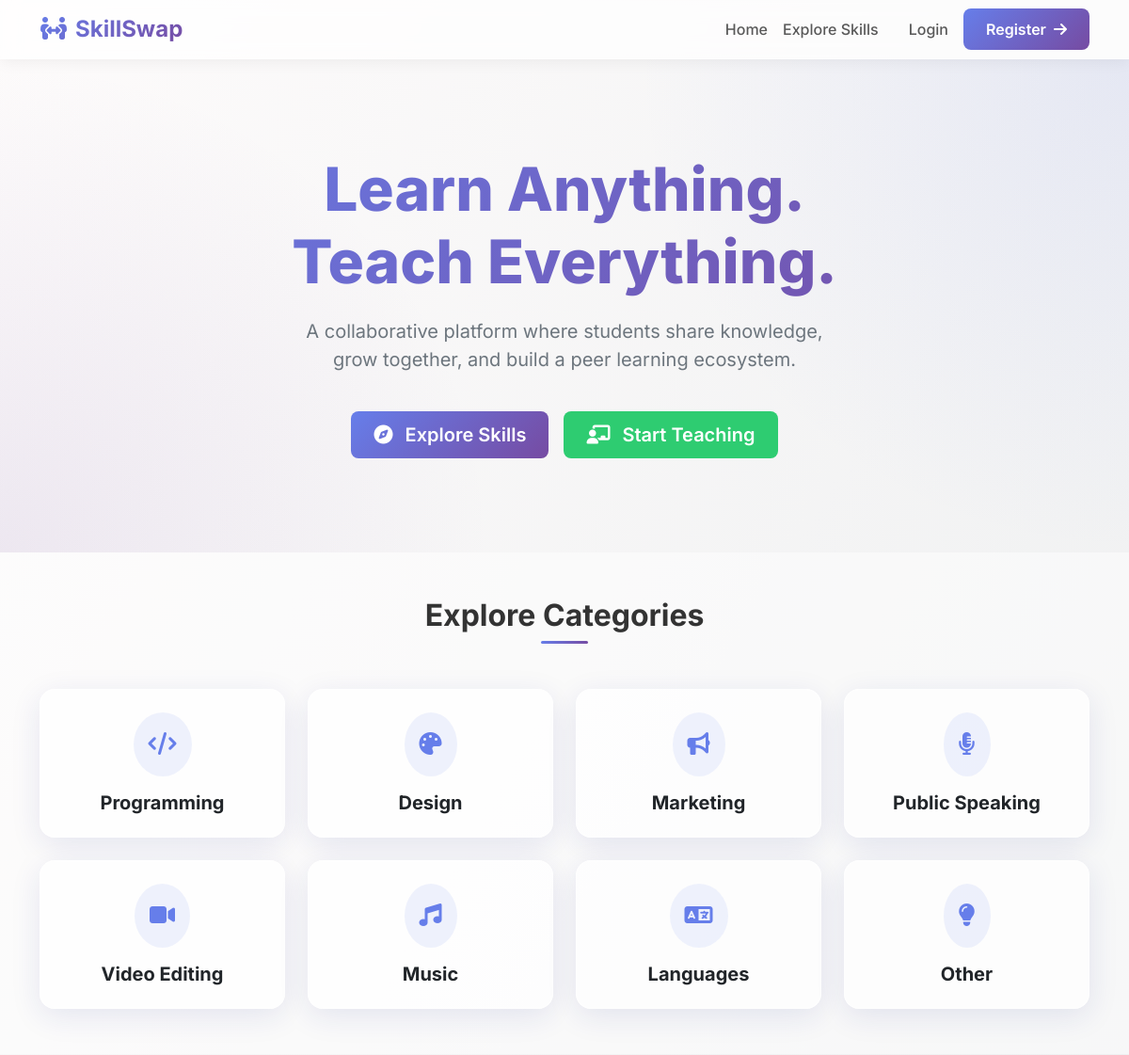
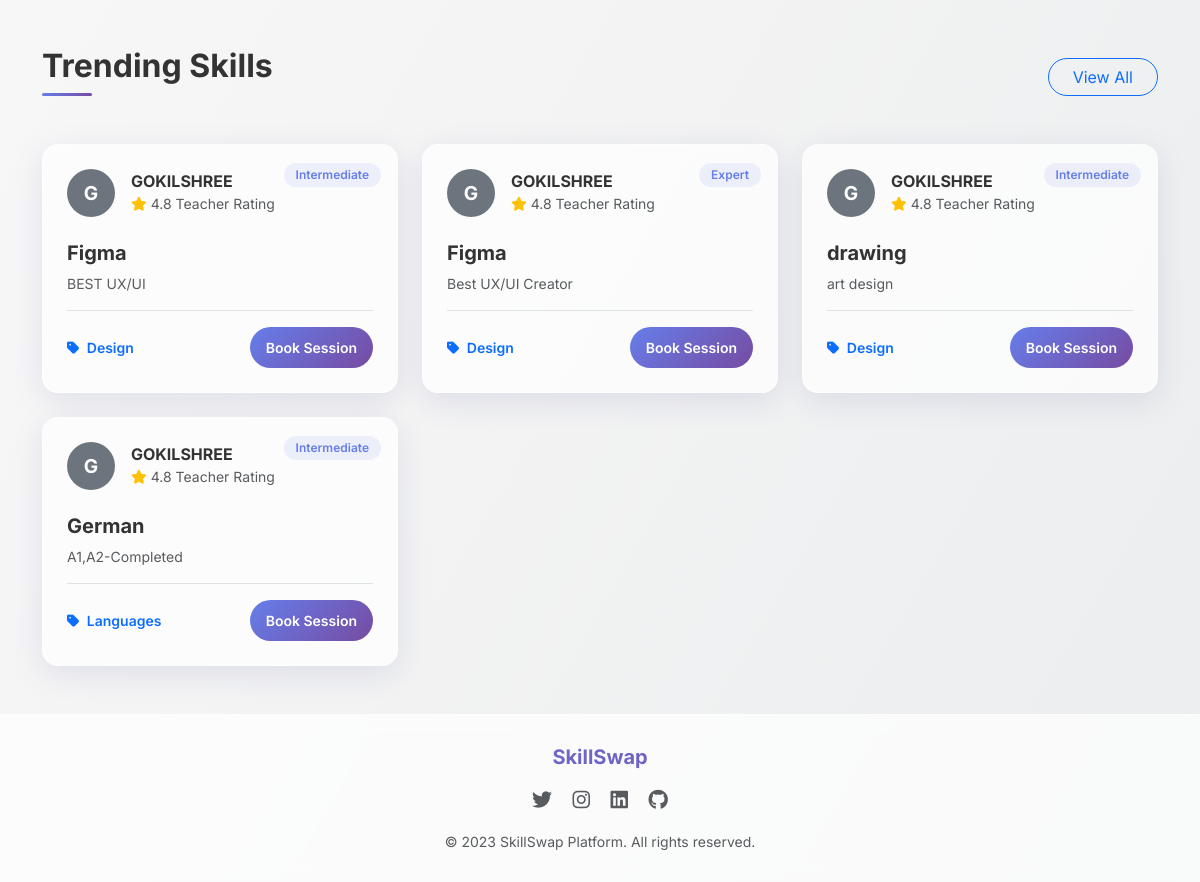
The page / on the database its author committed (2 pictures, top to bottom).
### exchange/models.py (models this page shows, shortened)
class Skill(models.Model):
    CATEGORY_CHOICES = [
        ('Programming', 'Programming'),
        ('Design', 'Design'),
        ('Marketing', 'Marketing'),
        ('Public Speaking', 'Public Speaking'),
        ('Video Editing', 'Video Editing'),
        ('Music', 'Music'),
        ('Languages', 'Languages'),
        ('Other', 'Other'),
    ]
    LEVEL_CHOICES = [
        ('Beginner', 'Beginner'),
        ('Intermediate', 'Intermediate'),
        ('Expert', 'Expert'),
    ]
    MODE_CHOICES = [
        ('Online', 'Online'),
        ('Offline', 'Offline'),
        ('Both', 'Both'),
    ]
    skill_name = models.CharField(max_length=100)
    category = models.CharField(max_length=50, choices=CATEGORY_CHOICES)
    level = models.CharField(max_length=20, choices=LEVEL_CHOICES)
    description = models.TextField()
    teacher = models.ForeignKey(User, on_delete=models.CASCADE, related_name='skills_taught')
    availability = models.CharField(max_length=255, help_text="E.g., Weekends 10 AM - 12 PM")
    mode = models.CharField(max_length=20, choices=MODE_CHOICES, default='Online')
    created_at = models.DateTimeField(auto_now_add=True)

### exchange/views.py (the view)
# urls.py: path('', views.home_view, name='home'),
def home_view(request):
    trending_skills = Skill.objects.all().order_by('-created_at')[:6]
    categories = [cat[0] for cat in Skill.CATEGORY_CHOICES]
    return render(request, 'home.html', {'trending_skills': trending_skills, 'categories': categories})

### templates/home.html (shortened to what this page needs)
{% extends 'base.html' %}
{% block content %}
<section class="hero-section position-relative overflow-hidden">
    <div class="position-absolute top-0 start-50 translate-middle-x w-100 h-100" style="background: radial-gradient(circle at top right, rgba(102, 126, 234, 0.1), transparent 40%), radial-gradient(circle at bottom left, rgba(118, 75, 162, 0.1), transparent 40%); z-index: -1;"></div>
    <div class="container animate-fade-in">
        <h1 class="hero-title">Learn Anything.<br>Teach Everything.</h1>
        <p class="hero-subtitle">A collaborative platform where students share knowledge, grow together, and build a peer learning ecosystem.</p>
        <div class="d-flex justify-content-center gap-3 mt-4 delay-1">
            <a href="{% url 'marketplace' %}" class="btn btn-primary-custom btn-lg px-4"><i class="fa-solid fa-compass me-2"></i> Explore Skills</a>
            {% if user.is_authenticated %}
                <a href="{% url 'add_skill' %}" class="btn btn-accent btn-lg px-4"><i class="fa-solid fa-chalkboard-user me-2"></i> Start Teaching</a>
            {% else %}
                <a href="{% url 'register' %}" class="btn btn-accent btn-lg px-4"><i class="fa-solid fa-chalkboard-user me-2"></i> Start Teaching</a>
            {% endif %}
        </div>
    </div>
</section>
<section class="py-5 bg-white bg-opacity-50">
    <div class="container animate-fade-in delay-2">
        <div class="text-center mb-5">
            <h2 class="fw-bold">Explore Categories</h2>
            <div class="divider mx-auto" style="width: 50px; height: 3px; background: var(--primary-gradient); border-radius: 2px;"></div>
        </div>
        <div class="row row-cols-2 row-cols-md-3 row-cols-lg-4 g-4 justify-content-center">
            {% for category in categories %}
            <div class="col">
                <a href="{% url 'marketplace' %}?category={{ category }}" class="text-decoration-none">
                    <div class="glass-card text-center p-4 hover-elevate h-100 d-flex flex-column justify-content-center align-items-center">
                        <div class="icon-wrap mb-3 p-3 rounded-circle" style="background: rgba(102, 126, 234, 0.1); color: #667eea; font-size: 1.5rem;">
                            {% if category == 'Programming' %}<i class="fa-solid fa-code"></i>
                            {% elif category == 'Design' %}<i class="fa-solid fa-palette"></i>
                            {% elif category == 'Marketing' %}<i class="fa-solid fa-bullhorn"></i>
                            {% elif category == 'Public Speaking' %}<i class="fa-solid fa-microphone-lines"></i>
                            {% elif category == 'Video Editing' %}<i class="fa-solid fa-video"></i>
                            {% elif category == 'Music' %}<i class="fa-solid fa-music"></i>
                            {% elif category == 'Languages' %}<i class="fa-solid fa-language"></i>
                            {% else %}<i class="fa-solid fa-lightbulb"></i>{% endif %}
                        </div>
                        <h5 class="fw-bold text-dark mb-0">{{ category }}</h5>
                    </div>
                </a>
            </div>
            {% endfor %}
        </div>
    </div>
</section>
<section class="py-5">
    <div class="container animate-fade-in delay-3">
        <div class="d-flex justify-content-between align-items-end mb-5">
            <div>
                <h2 class="fw-bold">Trending Skills</h2>
                <div class="divider" style="width: 50px; height: 3px; background: var(--primary-gradient); border-radius: 2px;"></div>
            </div>
            <a href="{% url 'marketplace' %}" class="btn btn-outline-primary rounded-pill px-4 hover-elevate">View All</a>
        </div>
        <div class="row row-cols-1 row-cols-md-2 row-cols-lg-3 g-4">
            {% for skill in trending_skills %}
            <div class="col">
                <div class="glass-card h-100 d-flex flex-column p-4 hover-elevate position-relative overflow-hidden">
                    <div class="position-absolute top-0 end-0 p-3">
                        <span class="badge badge-custom">{{ skill.level }}</span>
                    </div>
                    <div class="d-flex align-items-center mb-3">
                        <div class="rounded-circle bg-secondary d-flex justify-content-center align-items-center text-white text-uppercase" style="width: 48px; height: 48px; font-weight: bold; font-size: 1.2rem;">
                            {{ skill.teacher.username|make_list|first }}
                        </div>
                        <div class="ms-3">
                            <h6 class="mb-0 fw-bold">{{ skill.teacher.username }}</h6>
                            <small class="text-muted"><i class="fa-solid fa-star text-warning"></i> 4.8 Teacher Rating</small>
                        </div>
                    </div>
                    <h5 class="fw-bold mt-2 text-wrap">{{ skill.skill_name }}</h5>
                    <p class="text-muted small flex-grow-1">{{ skill.description|truncatewords:15 }}</p>
                    <div class="mt-auto d-flex justify-content-between align-items-center border-top pt-3">
                        <span class="small fw-semibold text-primary"><i class="fa-solid fa-tag me-1"></i> {{ skill.category }}</span>
                        {% if user.is_authenticated and skill.teacher == user %}
                            <a href="{% url 'edit_skill' skill.id %}" class="btn btn-secondary btn-sm rounded-pill px-3"><i class="fa-solid fa-pen"></i> Edit</a>
                        {% else %}
                            <a href="{% url 'book_session' skill.id %}" class="btn btn-primary-custom btn-sm rounded-pill px-3">Book Session</a>
                        {% endif %}
                    </div>
                </div>
            </div>
            {% empty %}
            <div class="col-12 text-center py-5">
                <i class="fa-solid fa-box-open fs-1 text-muted mb-3"></i>
                <h4 class="text-muted">No skills published yet. Be the first!</h4>
            </div>
            {% endfor %}
        </div>
    </div>
</section>
{% endblock %}

### templates/base.html (shortened to what this page needs)
{% load static %}
<!DOCTYPE html>
<html lang="en">
<head>
    <link href="https://cdn.jsdelivr.net/npm/bootstrap@5.3.0/dist/css/bootstrap.min.css" rel="stylesheet">
    <link rel="stylesheet" href="https://cdnjs.cloudflare.com/ajax/libs/font-awesome/6.4.0/css/all.min.css">
    <link rel="stylesheet" href="{% static 'style.css' %}">
</head>
<body>
    <nav class="navbar navbar-expand-lg navbar-custom sticky-top">
        <div class="container">
            <a class="navbar-brand" href="{% url 'home' %}">
                <i class="fa-solid fa-people-arrows me-2 text-primary"></i>SkillSwap
            </a>
            <div class="collapse navbar-collapse" id="navbarNav">
                <ul class="navbar-nav ms-auto align-items-center">
                    <li class="nav-item">
                        <a class="nav-link" href="{% url 'home' %}">Home</a>
                    </li>
                    <li class="nav-item">
                        <a class="nav-link" href="{% url 'marketplace' %}">Explore Skills</a>
                    </li>
                    {% if user.is_authenticated %}
                        <li class="nav-item">
                            <a class="nav-link" href="{% url 'add_skill' %}">Add Skill</a>
                        </li>
                        <li class="nav-item">
                            <a class="nav-link" href="{% url 'profile' %}">Profile
                                <span class="badge bg-primary ms-1">{{ user.userprofile.credits }} <i class="fa-solid fa-coins"></i></span>
                            </a>
                        </li>
                        <li class="nav-item ms-lg-3 mt-2 mt-lg-0">
                            <form action="{% url 'logout' %}" method="post" class="d-inline">
                                {% csrf_token %}
                                <button type="submit" class="btn btn-outline-danger btn-sm rounded-pill px-3">Logout</button>
                            </form>
                        </li>
                    {% else %}
                        <li class="nav-item ms-lg-3 mt-2 mt-lg-0">
                            <a class="nav-link" href="{% url 'login' %}">Login</a>
                        </li>
                        <li class="nav-item ms-lg-2 mt-2 mt-lg-0">
                            <a class="btn btn-primary-custom" href="{% url 'register' %}">Register <i class="fa-solid fa-arrow-right ms-1"></i></a>
                        </li>
                    {% endif %}
                </ul>
            </div>
        </div>
    </nav>
    <main class="flex-grow-1">
        {% block content %}{% endblock %}
    </main>
    <footer class="text-center mt-auto">
        <div class="container">
            <h5 class="fw-bold mb-3" style="background: var(--primary-gradient); -webkit-background-clip: text; -webkit-text-fill-color: transparent;">SkillSwap</h5>
            <div class="social-icons mb-3">
                <a href="#" class="text-muted mx-2 fs-5 hover-elevate d-inline-block transition"><i class="fab fa-twitter"></i></a>
                <a href="#" class="text-muted mx-2 fs-5 hover-elevate d-inline-block transition"><i class="fab fa-instagram"></i></a>
                <a href="#" class="text-muted mx-2 fs-5 hover-elevate d-inline-block transition"><i class="fab fa-linkedin"></i></a>
                <a href="#" class="text-muted mx-2 fs-5 hover-elevate d-inline-block transition"><i class="fab fa-github"></i></a>
            </div>
            <p class="text-muted small mb-0">&copy; 2023 SkillSwap Platform. All rights reserved.</p>
        </div>
    </footer>
</body>
</html>

### static/style.css (style rules this page uses)
:root { --primary-gradient: linear-gradient(135deg, #667eea 0%, #764ba2 100%); --bg-gradient: linear-gradient(120deg, #fdfbfb 0%, #ebedee 100%); --accent: #2ecc71; --accent-hover: #27ae60; --text-main: #333333; --text-muted: #6c757d; --glass-bg: rgba(255, 255, 255, 0.7); --glass-border: rgba(255, 255, 255, 0.5); --glass-shadow: 0 8px 32px 0 rgba(31, 38, 135, 0.1); }
body { font-family: 'Inter', sans-serif; background: var(--bg-gradient); color: var(--text-main); min-height: 100vh; display: flex; flex-direction: column; }
.navbar-custom { background: var(--glass-bg); backdrop-filter: blur(10px); -webkit-backdrop-filter: blur(10px); border-bottom: 1px solid var(--glass-border); box-shadow: 0 4px 15px rgba(0,0,0,0.05); }
.navbar-brand { font-weight: 700; background: var(--primary-gradient); -webkit-background-clip: text; -webkit-text-fill-color: transparent; font-size: 1.5rem; }
.nav-link { font-weight: 500; transition: all 0.3s ease; }
.glass-card { background: var(--glass-bg); backdrop-filter: blur(12px); -webkit-backdrop-filter: blur(12px); border: 1px solid var(--glass-border); border-radius: 16px; box-shadow: var(--glass-shadow); transition: transform 0.3s ease, box-shadow 0.3s ease; }
.btn-primary-custom { background: var(--primary-gradient); border: none; color: white; font-weight: 600; border-radius: 8px; padding: 10px 24px; transition: all 0.3s ease; }
.btn-accent { background: var(--accent); color: white; border: none; font-weight: 600; border-radius: 8px; padding: 10px 24px; transition: all 0.3s ease; }
.hero-section { padding: 100px 0; text-align: center; }
.hero-title { font-size: 4rem; font-weight: 800; background: var(--primary-gradient); -webkit-background-clip: text; -webkit-text-fill-color: transparent; margin-bottom: 20px; }
.hero-subtitle { font-size: 1.25rem; color: var(--text-muted); margin-bottom: 40px; max-width: 600px; margin-left: auto; margin-right: auto; }
footer { background: var(--glass-bg); backdrop-filter: blur(10px); border-top: 1px solid var(--glass-border); padding: 30px 0; margin-top: auto; }
.badge-custom { background: rgba(102, 126, 234, 0.1); color: #667eea; font-weight: 600; padding: 6px 12px; border-radius: 20px; }
.animate-fade-in { animation: fadeIn 0.6s ease-out forwards; }
.delay-1 { animation-delay: 0.1s; }
.delay-2 { animation-delay: 0.2s; }
.delay-3 { animation-delay: 0.3s; }

### rows shown on the page
Skill: level "Intermediate", teacher.username|make_list "G", teacher.username "GOKILSHREE", skill_name "Figma", description "BEST UX/UI", category "Design"
Skill: level "Expert", teacher.username|make_list "G", teacher.username "GOKILSHREE", skill_name "Figma", description "Best UX/UI Creator", category "Design"
Skill: level "Intermediate", teacher.username|make_list "G", teacher.username "GOKILSHREE", skill_name "drawing", description "art design", category "Design"
Skill: level "Intermediate", teacher.username|make_list "G", teacher.username "GOKILSHREE", skill_name "German", description "A1,A2-Completed", category "Languages"

### other values the page prints
{{ category }} "Programming" "Design" "Marketing" "Public Speaking" "Video Editing" "Music" "Languages" "Other"
